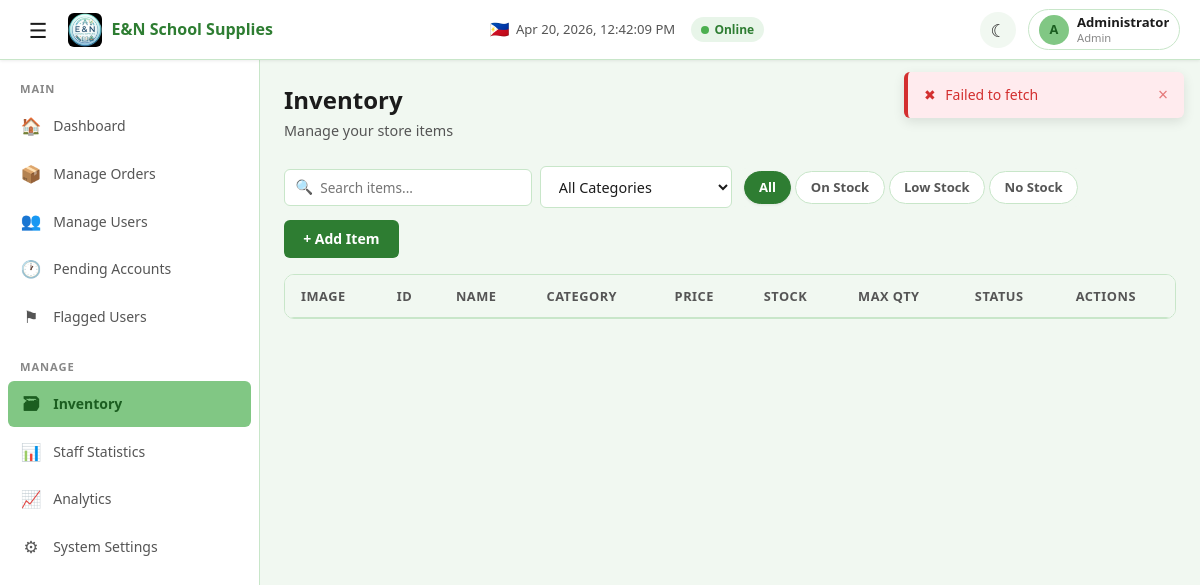
The page /admin/inventory.php (signed in) on the database its author committed.
### tables this page shows
CREATE TABLE IF NOT EXISTS `system_settings` (
  `setting_key`   VARCHAR(100) PRIMARY KEY,
  `setting_value` TEXT         NOT NULL,
  `updated_at`    TIMESTAMP    NOT NULL DEFAULT CURRENT_TIMESTAMP ON UPDATE CURRENT_TIMESTAMP
);

CREATE TABLE IF NOT EXISTS `users` (
  `id`               INT AUTO_INCREMENT PRIMARY KEY,
  `full_name`        VARCHAR(150)    NOT NULL,
  `email`            VARCHAR(150)    NOT NULL UNIQUE,
  `phone`            VARCHAR(20)     NOT NULL DEFAULT '',
  `password`         TEXT            NOT NULL,
  `role`             ENUM('admin','staff','customer') NOT NULL,
  `status`           ENUM('active','pending','flagged') NOT NULL DEFAULT 'active',
  `flag_reason`      TEXT            NULL,
  `profile_image`    VARCHAR(255)    NULL,
  `theme_preference` ENUM('light','dark','auto') NOT NULL DEFAULT 'auto',
  `created_by`       INT             NULL,
  `created_at`       TIMESTAMP       NOT NULL DEFAULT CURRENT_TIMESTAMP,
  `updated_at`       TIMESTAMP       NOT NULL DEFAULT CURRENT_TIMESTAMP ON UPDATE CURRENT_TIMESTAMP,
  CONSTRAINT `fk_users_created_by` FOREIGN KEY (`created_by`) REFERENCES `users`(`id`) ON DELETE SET NULL
);

### includes/helpers.php (called while the page is built, shortened)
<?php
function current_user_id(): ?int {
    return $_SESSION['user_id'] ?? null;
}

### includes/auth.php (called while the page is built, shortened)
<?php
require_once __DIR__ . '/config.php';
require_once __DIR__ . '/helpers.php';
function get_current_user_data(): ?array {
    global $pdo;
    $userId = current_user_id();
    try {
        $stmt = $pdo->prepare("SELECT * FROM users WHERE id = ? LIMIT 1");
        $stmt->execute([$userId]);
        return $stmt->fetch() ?: null;
    } catch (Exception $e) {
        return null;
    }
}

### includes/config.php (called while the page is built, shortened)
<?php
$configFile = BASE_PATH . 'config.json';
$config = json_decode(file_get_contents($configFile), true);
$dbConf = $config['database'];
try {
    $dsn = sprintf(
        'mysql:host=%s;dbname=%s;charset=%s',
        $dbConf['host'],
        $dbConf['name'],
        $dbConf['charset']
    );
    $pdo = new PDO($dsn, $dbConf['user'], $dbConf['password'], [
        PDO::ATTR_ERRMODE            => PDO::ERRMODE_EXCEPTION,
        PDO::ATTR_DEFAULT_FETCH_MODE => PDO::FETCH_ASSOC,
        PDO::ATTR_EMULATE_PREPARES   => false,
    ]);
} catch (PDOException $e) {
    die('Database connection failed: ' . $e->getMessage());
}
function get_setting(string $key, string $default = ''): string {
    global $pdo;
    try {
        $stmt = $pdo->prepare("SELECT setting_value FROM system_settings WHERE setting_key = ? LIMIT 1");
        $stmt->execute([$key]);
        $row = $stmt->fetch();
        return $row ? $row['setting_value'] : $default;
    } catch (Exception $e) {
        return $default;
    }
}

### admin/inventory.php (the view, shortened to what this page needs)
<?php
require_once __DIR__ . '/../includes/auth.php';
$user = get_current_user_data();
$activePage = 'inventory';
include __DIR__ . '/../includes/layout_header.php';
?>
<div class="page-header">
  <h1>Inventory</h1>
  <p class="subtitle">Manage your store items</p>
</div>
<div class="toolbar">
  <div class="d-flex gap-2 align-center flex-wrap">
    <div class="search-box">
      <span class="search-icon">&#128269;</span>
      <input type="text" id="inv-search" placeholder="Search items...">
    </div>
    <select class="form-select" id="inv-cat-filter" style="width:auto;min-width:160px">
      <option value="">All Categories</option>
    </select>
    <div class="status-tabs">
      <button class="status-tab active" data-status="">All</button>
      <button class="status-tab" data-status="on_stock">On Stock</button>
      <button class="status-tab" data-status="low_stock">Low Stock</button>
      <button class="status-tab" data-status="no_stock">No Stock</button>
    </div>
  </div>
  <button class="btn btn-primary" onclick="openModal('add-item-modal')">+ Add Item</button>
</div>
<div class="table-wrapper" style="position:relative">
  <table class="data-table">
    <thead>
      <tr><th>Image</th><th>ID</th><th>Name</th><th>Category</th><th>Price</th><th>Stock</th><th>Max Qty</th><th>Status</th><th>Actions</th></tr>
    </thead>
  </table>
</div>
<?php include __DIR__ . '/../includes/layout_footer.php'; ?>

### includes/layout_header.php (shortened to what this page needs)
<?php
$storeName  = get_setting('store_name', 'E&N School Supplies');
$logoPath   = get_setting('logo_path', 'assets/images/logo.png');
$sysStatus  = get_setting('system_status', 'online');
$forceDark  = get_setting('force_dark_mode', '0');
$role       = $user['role'] ?? '';
$basePath   = '';
$scriptPath = $_SERVER['SCRIPT_NAME'] ?? '';
if (strpos($scriptPath, '/admin/') !== false ||
    strpos($scriptPath, '/staff/') !== false ||
    strpos($scriptPath, '/customer/') !== false) {
    $basePath = '../';
}
?>
<!DOCTYPE html>
<html lang="en">
<head>
  <link rel="stylesheet" href="<?= $basePath ?>assets/css/global.css">
  <link rel="stylesheet" href="<?= $basePath ?>assets/css/components.css">
  <link rel="stylesheet" href="<?= $basePath ?>assets/css/sidebar.css">
</head>
<body
  data-base-path="<?= $basePath ?>"
  data-user-id="<?= $user['id'] ?? '' ?>"
  data-theme-preference="<?= $user['theme_preference'] ?? 'auto' ?>"
  data-force-dark-mode="<?= $forceDark ?>"
>
<nav class="navbar">
  <div class="navbar-left">
    <button class="hamburger" id="hamburger-btn" title="Toggle sidebar">&#9776;</button>
    <a href="<?= $basePath ?>index.php" class="navbar-brand">
      <img src="<?= $basePath . $logoPath ?>" alt="Logo" onerror="this.style.display='none'">
      <span class="brand-name"><?= htmlspecialchars($storeName) ?></span>
    </a>
  </div>
  <div class="navbar-center">
    <div class="navbar-datetime">
      <span class="ph-flag">&#127477;&#127469;</span>
      <span id="navbar-datetime"></span>
    </div>
    <span class="system-status <?= $sysStatus ?>">
      <span class="status-dot"></span>
      <?= ucfirst($sysStatus) ?>
    </span>
  </div>
  <div class="navbar-right">
    <button class="theme-toggle" id="theme-toggle" title="Toggle theme">&#9790;</button>
    <div class="profile-section">
      <div class="profile-trigger" id="profile-trigger">
        <?php
        $avatarPath = $basePath . ($user['profile_image'] ?? '');
        $initials = '';
        if (!empty($user['full_name'])) {
            $parts = explode(' ', $user['full_name']);
            $initials = strtoupper(substr($parts[0], 0, 1));
        }
        ?>
        <?php if (!empty($user['profile_image'])): ?>
          <img class="profile-avatar" src="<?= $avatarPath ?>" alt="Avatar">
        <?php else: ?>
          <span class="profile-avatar"><?= $initials ?></span>
        <?php endif; ?>
        <div class="profile-info">
          <span class="profile-name"><?= htmlspecialchars($user['full_name'] ?? 'User') ?></span>
          <span class="profile-role"><?= htmlspecialchars($role) ?></span>
        </div>
      </div>
    </div>
  </div>
</nav>
<aside class="sidebar">
  <?php if ($role === 'admin'): ?>
    <div class="sidebar-section">
      <div class="sidebar-section-title">Main</div>
      <a class="sidebar-item <?= ($activePage === 'dashboard') ? 'active' : '' ?>" href="<?= $basePath ?>admin/dashboard.php">
        <span class="sidebar-icon">&#127968;</span>
        <span class="sidebar-label">Dashboard</span>
      </a>
      <a class="sidebar-item <?= ($activePage === 'orders') ? 'active' : '' ?>" href="<?= $basePath ?>admin/manage_orders.php">
        <span class="sidebar-icon">&#128230;</span>
        <span class="sidebar-label">Manage Orders</span>
      </a>
      <a class="sidebar-item <?= ($activePage === 'users') ? 'active' : '' ?>" href="<?= $basePath ?>admin/manage_users.php">
        <span class="sidebar-icon">&#128101;</span>
        <span class="sidebar-label">Manage Users</span>
      </a>
      <a class="sidebar-item <?= ($activePage === 'pending') ? 'active' : '' ?>" href="<?= $basePath ?>admin/pending_accounts.php">
        <span class="sidebar-icon">&#128336;</span>
        <span class="sidebar-label">Pending Accounts</span>
      </a>
      <a class="sidebar-item <?= ($activePage === 'flagged') ? 'active' : '' ?>" href="<?= $basePath ?>admin/flagged_users.php">
        <span class="sidebar-icon">&#9873;</span>
        <span class="sidebar-label">Flagged Users</span>
      </a>
    </div>
    <div class="sidebar-section">
      <div class="sidebar-section-title">Manage</div>
      <a class="sidebar-item <?= ($activePage === 'inventory') ? 'active' : '' ?>" href="<?= $basePath ?>admin/inventory.php">
        <span class="sidebar-icon">&#128451;</span>
        <span class="sidebar-label">Inventory</span>
      </a>
      <a class="sidebar-item <?= ($activePage === 'staff_stats') ? 'active' : '' ?>" href="<?= $basePath ?>admin/staff_statistics.php">
        <span class="sidebar-icon">&#128202;</span>
        <span class="sidebar-label">Staff Statistics</span>
      </a>
      <a class="sidebar-item <?= ($activePage === 'analytics') ? 'active' : '' ?>" href="<?= $basePath ?>admin/analytics.php">
        <span class="sidebar-icon">&#128200;</span>
        <span class="sidebar-label">Analytics</span>
      </a>
      <a class="sidebar-item <?= ($activePage === 'settings') ? 'active' : '' ?>" href="<?= $basePath ?>admin/system_settings.php">
        <span class="sidebar-icon">&#9881;</span>
        <span class="sidebar-label">System Settings</span>
      </a>
    </div>
  <?php endif; ?>
</aside>
<main class="page-content">

### assets/css/global.css (style rules this page uses)
:root { --primary: #2e7d32; --primary-light: #4caf50; --primary-hover: #256428; --accent: #81c784; --surface: #ffffff; --background: #f1f8f1; --text-primary: #1b1b1b; --text-secondary: #555555; --text-muted: #888888; --border: #c8e6c9; --border-light: #e0e0e0; --danger: #d32f2f; --danger-hover: #b71c1c; --warning: #f9a825; --warning-hover: #f57f17; --success: #2e7d32; --info: #1565c0; --shadow-sm: 0 1px 3px rgba(0,0,0,0.08); --shadow-md: 0 4px 12px rgba(0,0,0,0.1); --shadow-lg: 0 8px 28px rgba(0,0,0,0.13); --radius-sm: 6px; --radius-md: 10px; --radius-lg: 16px; --radius-full: 999px; --font-family: 'Segoe UI', 'Inter', Arial, sans-serif; --font-mono: 'Courier New', monospace; --transition: 0.2s ease; --sidebar-width: 260px; --sidebar-collapsed: 64px; --navbar-height: 60px; --toast-success-bg: #e8f5e9; --toast-success-border: #4caf50; --toast-error-bg: #ffebee; --toast-error-border: #d32f2f; --toast-warning-bg: #fff8e1; --toast-warning-border: #f9a825; --toast-info-bg: #e3f2fd; --toast-info-border: #1565c0; }
*, *::before, *::after { box-sizing: border-box; margin: 0; padding: 0; }
html { font-size: 16px; scroll-behavior: smooth; }
body { font-family: var(--font-family); background-color: var(--background); color: var(--text-primary); line-height: 1.6; min-height: 100vh; -webkit-font-smoothing: antialiased; -moz-osx-font-smoothing: grayscale; }
a { color: var(--primary); text-decoration: none; transition: color var(--transition); }
img { max-width: 100%; height: auto; display: block; }
input, select, textarea, button { font-family: inherit; font-size: inherit; }
h1 { font-size: 1.75rem; font-weight: 700; line-height: 1.3; }
.d-flex { display: flex; }
.flex-wrap { flex-wrap: wrap; }
.align-center { align-items: center; }
.gap-2 { gap: 0.5rem; }
.page-content { flex: 1; margin-left: var(--sidebar-width); padding-top: var(--navbar-height); padding-left: 1.5rem; padding-right: 1.5rem; padding-bottom: 2rem; transition: margin-left var(--transition); min-height: 100vh; }
.page-header { margin-bottom: 1.5rem; padding-top: 1.5rem; }
.page-header h1 { font-size: 1.5rem; font-weight: 700; }
.page-header .subtitle { color: var(--text-secondary); font-size: 0.9rem; margin-top: 0.25rem; }

### rows shown on the page
system_settings: setting_value (picture)
system_settings: setting_value "E&N School Supplies"
system_settings: setting_value "Online"
users: full_name "A", full_name "Administrator", role "Admin"
